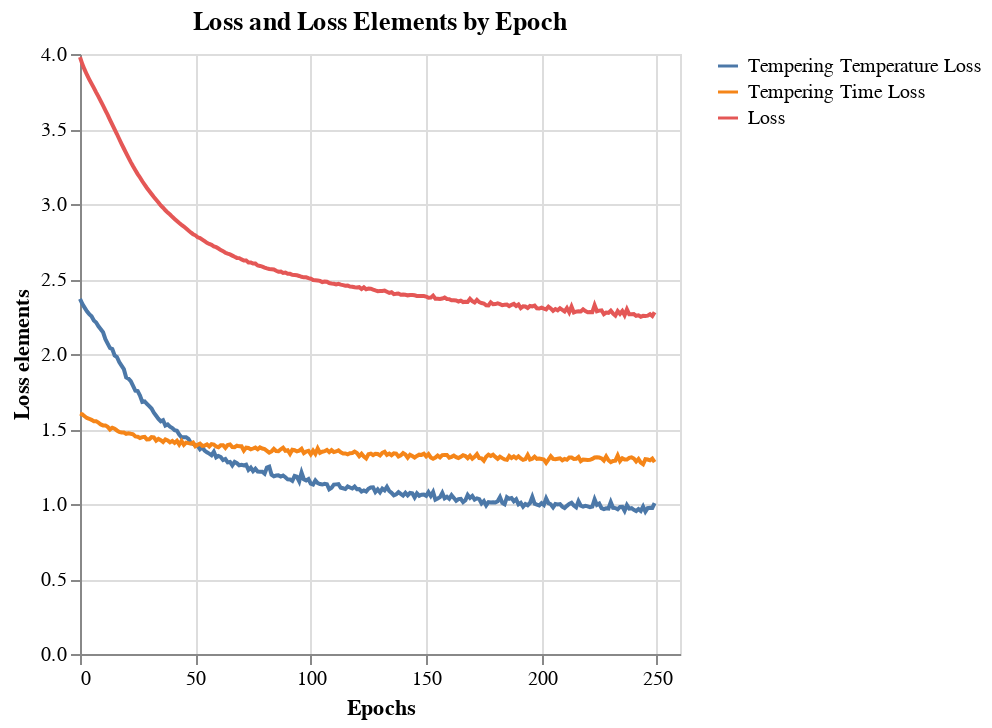

The code cell stored with this chart in its notebook:
### Code cell
chart_loss = alt.Chart(df_loss).mark_line().encode(
    alt.X('index').title('Epochs'),
    alt.Y(alt.repeat('layer'), type='quantitative').\
        title('Loss elements'),
    color = alt.datum(alt.repeat('layer'))
).repeat(
    layer = ['Tempering Temperature Loss', 'Tempering Time Loss', 'Loss']
).properties(title="Loss and Loss Elements by Epoch")
chart_loss.save(f"{images_path}/DNN_loss.png")
chart_loss

### Figure 1 — Vega-Lite specification as saved in the notebook (floating-point values rounded to 4 significant figures; data arrays with more than 128 entries replaced by an {"elided": "..."} marker saying what was removed)
{"config": {"view": {"continuousWidth": 300, "continuousHeight": 300}}, "repeat": {"layer": ["Tempering Temperature Loss", "Tempering Time Loss", "Loss"]}, "spec": {"data": {"name": "data-822dc56b649bb31e9ac903070ddddd60"}, "mark": {"type": "line"}, "encoding": {"color": {"datum": {"repeat": "layer"}}, "x": {"field": "index", "title": "Epochs", "type": "quantitative"}, "y": {"field": {"repeat": "layer"}, "title": "Loss elements", "type": "quantitative"}}}, "title": "Loss and Loss Elements by Epoch", "$schema": "https://vega.github.io/schema/vega-lite/v5.20.1.json", "datasets": {"data-822dc56b649bb31e9ac903070ddddd60": {"elided": "250 records"}}}
